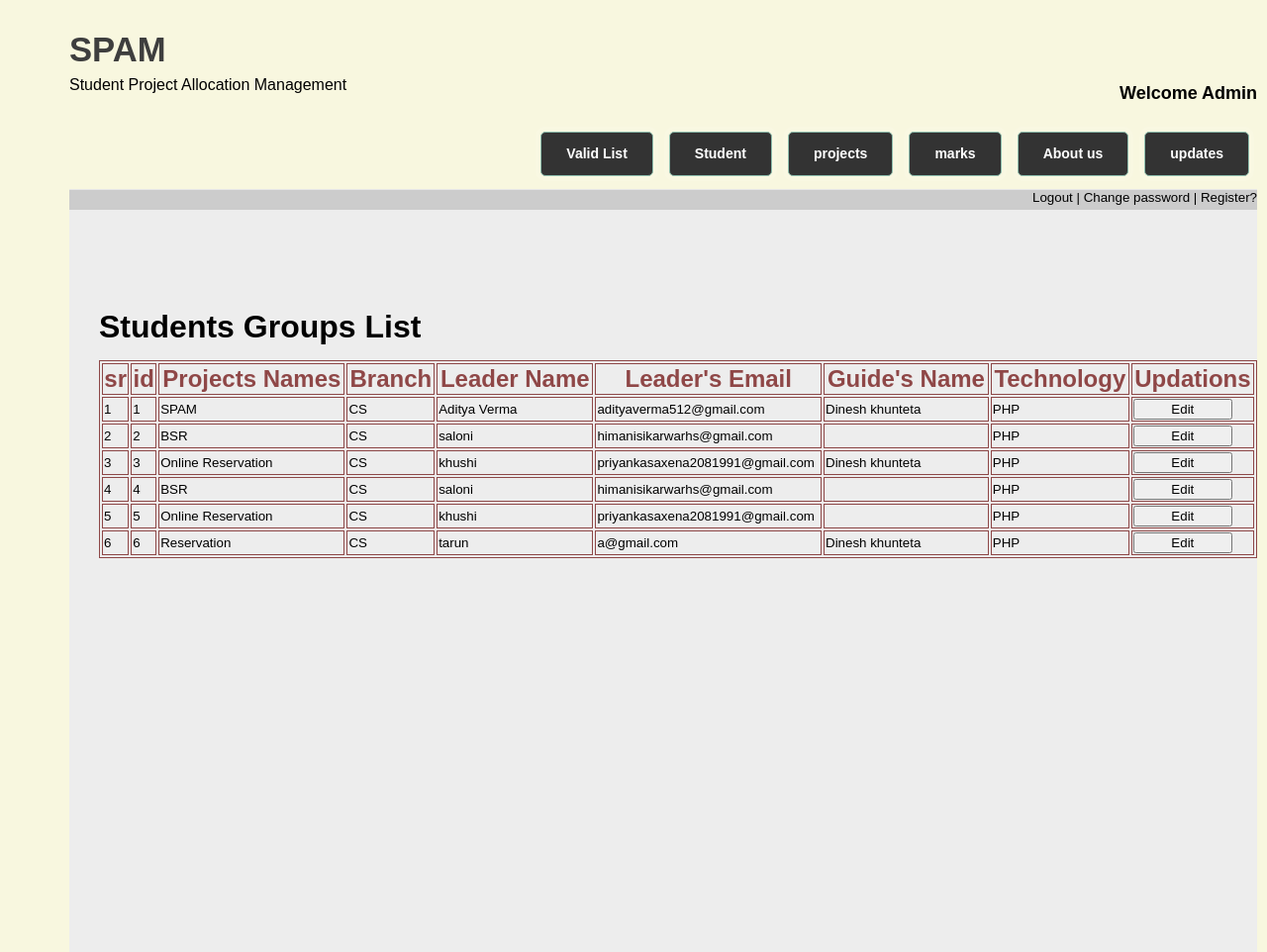
Page /admin/change.php on the committed database.
### tables this page shows
CREATE TABLE IF NOT EXISTS `stud_reg` (
  `id` int(11) NOT NULL AUTO_INCREMENT,
  `project_name` varchar(255) NOT NULL,
  `branch` varchar(255) NOT NULL,
  `leader name` varchar(255) NOT NULL,
  `category` varchar(255) NOT NULL,
  `l_cid` varchar(10) NOT NULL,
  `l_contact` varchar(255) NOT NULL,
  `l_email` varchar(255) NOT NULL,
  `l_marks` int(11) NOT NULL,
  `l_smarks` int(11) NOT NULL,
  `l_pmarks` int(11) NOT NULL,
  `mem2_name` varchar(255) NOT NULL,
  `mem2_c_id` varchar(10) NOT NULL,
  `mem2_contact` varchar(255) NOT NULL,
  `mem2_email` varchar(255) NOT NULL,
  `mem2_marks` int(11) NOT NULL,
  `mem2_smarks` int(11) NOT NULL,
  `mem2_pmarks` int(11) NOT NULL,
  `mem3_name` varchar(255) NOT NULL,
  `mem3_c_id` varchar(10) NOT NULL,
  `mem3_contact` varchar(255) NOT NULL,
  `mem3_email` varchar(255) NOT NULL,
  `mem3_marks` int(11) NOT NULL,
  `mem3_smarks` int(11) NOT NULL,
  `mem3_pmarks` int(11) NOT NULL,
  `mem4_name` varchar(255) NOT NULL,
  `mem4_c_id` varchar(10) NOT NULL,
  `mem4_contact` varchar(255) NOT NULL,
  `mem4_email` varchar(255) NOT NULL,
  `mem4_marks` int(11) NOT NULL,
  `mem4_smarks` int(11) NOT NULL,
  `mem4_pmarks` int(11) NOT NULL,
  `mem5_name` varchar(255) NOT NULL,
  `mem5_c_id` varchar(10) NOT NULL,
  `mem5_contact` varchar(255) NOT NULL,
  `mem5_email` varchar(255) NOT NULL,
  `mem5_marks` int(11) NOT NULL,
  `mem5_smarks` int(11) NOT NULL,
  `mem5_pmarks` int(11) NOT NULL,
  `team_mem` int(11) NOT NULL,
  `ssid` varchar(255) NOT NULL,
  `guide` varchar(255) NOT NULL,
  `technology` varchar(255) NOT NULL,
  `synopsis` varchar(50) NOT NULL,
  `1week` varchar(20) NOT NULL,
  `2week` varchar(20) NOT NULL,
  `3week` varchar(20) NOT NULL,
  `4week` varchar(20) NOT NULL,
  `5week` varchar(20) NOT NULL,
  `report` varchar(50) NOT NULL,
  `database` varchar(50) NOT NULL,
  `project` varchar(50) NOT NULL,
  PRIMARY KEY (`id`)
);

### admin/change.php (the view, shortened to what this page needs)
<?php
include 'include/connect.php';
?><head>
<link rel="stylesheet" type="text/css" href="css/style.css" media="all"/>
</head>
<body>
<?php
	include("include/header.php");?>
    	<div id="headr" align="right">
    		<?php
			echo "<a href='logout.php' style='color:black; text-decoration:none;'>Logout </a> $nbsp" ;
			echo " $nbsp | $nbsp";
			    				echo " $nbsp<a href='change_password.php' style='color:black; text-decoration:none;'>Change password</a>";
								echo " $nbsp|$nbsp";
			    				echo " $nbsp<a href='signup.php' style='color:black; text-decoration:none;'>Register?</a>";
							?>
       </div>
       <?php
       $sql="SELECT * FROM stud_reg ";
	$result = mysql_query($sql);
?>
<div id="wrappers">
<span><big> <h1><font color="#000">Students Groups List</font></h1></big> </span>
<br />
<table border="1" bordercolor="#8D4747" style=" width:100%;">
    <tr>
    <th><font size="+2" color="#8F4747">sr</font></th>
    <th><font size="+2" color="#8F4747">id</font></th>
    <th><font size="+2" color="#8F4747">Projects Names</font></th>
     <th><font size="+2" color="#8F4747">Branch</font></th>
    <th><font size="+2" color="#8F4747">Leader Name</font></th>
     <th><font size="+2" color="#8F4747">Leader's Email</font></th>
      <th><font size="+2" color="#8F4747">Guide's Name</font></th>
    	<th><font size="+2" color="#8F4747">Technology</font></th>
        <th colspan="2"><font size="+2" color="#8F4747">Updations</font></th>
<?php
	@$sr=1;
	while(@$row = mysql_fetch_array($result))
	  {
	  echo "<tr>";
	  echo "<td>" . $sr . "</td>";
	  echo "<td>" . $row[0] . "</td>";
	  echo "<td>" . $row[1] . "</td>";
	  echo "<td>" . $row[2] . "</td>";
	  echo "<td>" . $row[3] . "</td>";
	  echo "<td>" . $row[7] . "</td>";
	  echo "<td>" . $row[41] . "</td>";
	  echo "<td>" . $row[42] . "</td>";
	  @$sr++;
?>
           <td>
           		 <form method="get" action="changetech.php">
                    <input type="submit" name="edit" class="pass_delete" value="Edit" style="width:100px;"/>
            </form>
            </td>
            </tr>
  <?php
	  }
	  ?>
</table>
</div>
       </body>

### admin/include/connect.php (shortened to what this page needs)
<!DOCTYPE html PUBLIC "-//W3C//DTD XHTML 1.0 Transitional//EN" "http://www.w3.org/TR/xhtml1/DTD/xhtml1-transitional.dtd">
<html xmlns="http://www.w3.org/1999/xhtml">
<head>
</head>
<body>
</body>
</html>

### admin/include/header.php (shortened to what this page needs)
            <div id="header" class="container">
			<div id="logo">
      <h1 style="height:70px;padding_left:30px;"><a href="#">SPAM</a></h1>
      <p style="font-size:16px;">Student Project Allocation Management</p>
			</div>
        <div id="hc" style="font-size:18px;" align="right"><br /><br /><br /><br /><b>Welcome Admin</b>
        </div>
			<div id="cssmenu">
				<ul>
					<li class="active"><?php echo "<a href=''> Valid List </a>" ?></a>
                    </li>
                    <li class="active"><?php echo "<a href='#'> Student</a>" ?></a>
                    </li>
                    <li class="active"><?php echo "<a href='project.php'> projects</a>" ?></a></li>
                    <li class="active"><?php echo "<a href='marks.php'> marks</a>" ?></a></li>
                  <li class="active"><?php echo "<a href='aboutus.php'>About us</a>" ?></a>
                    					<li class="active"><?php echo "<a href='updates.php'>updates</a>" ?></a></li>
				</ul>
			</div>
		</div>
</body>
</html>

### admin/css/style.css (style rules this page uses)
html, body { height: 100%; width:100%; }
body { margin:0px; padding: 0px; font-family: 'Archivo Narrow', sans-serif; background-color:#F8F7DF; font-size: 10pt; color: #000000; }
h1, h2, h3 { margin: 0; padding: 0; }
p, ol, ul { margin-top: 0px; }
p { line-height: 200%; }
a { color: #0000FF; }
.container { float:left; width: 1200px; margin: 0px auto; }
#header { float:left; overflow: hidden; border-bottom: 1px solid #E7E7E7; margin-left:70px; background-color:#F8F7DF; }
#logo { float: left; width: 300; }
#logo h1 a { display: block; line-height: 100px; text-transform: uppercase; text-decoration: none; font-family: 'Archivo Narrow', sans-serif; font-size: 1.3em; color: #3E3E3E; }
#cssmenu { float: left; width: 1200px; padding-bottom:20px; border:none; border:0px; margin:0px; padding:15px 0; font-family:verdana,geneva,arial,helvetica,sans-serif; font-size:14px; font-weight:bold; color:8e8e8e; }
#cssmenu ul { height:43px; list-style:none; margin:0; padding:0; float:right; }
#cssmenu li { float:left; padding:0px 8px 0px 8px; }
#cssmenu li a { color:#FFF; display:block; font-weight:bold; line-height:43px; padding:0px 25px; text-align:center; text-decoration:none; }
#cssmenu .active > a { background:#333; border-radius: 5px; box-shadow: 0px 0px 0px 5px rgba(255,255,255,0.1); border: 1px solid #8EBEAE; color:white; }
#wrappers { width:1170px; height:650px; margin-left:70px; padding-left:30px; background-color:#EDEDED; padding-top:100px; float:left; }
#headr { width:1200px; height:20px; float:left; margin-left:70px; background-color:#CCC; }

### rows in the picture
stud_reg: id "1", project_name "SPAM", branch "CS", leader name "Aditya Verma", l_email "adityaverma512@gmail.com", guide "Dinesh khunteta", technology "PHP"
stud_reg: id "2", project_name "BSR", branch "CS", leader name "saloni", l_email "himanisikarwarhs@gmail.com", technology "PHP"
stud_reg: id "3", project_name "Online Reservation", branch "CS", leader name "khushi", l_email "priyankasaxena2081991@gmail.com", guide "Dinesh khunteta", technology "PHP"
stud_reg: id "4", project_name "BSR", branch "CS", leader name "saloni", l_email "himanisikarwarhs@gmail.com", technology "PHP"
stud_reg: id "5", project_name "Online Reservation", branch "CS", leader name "khushi", l_email "priyankasaxena2081991@gmail.com", technology "PHP"
stud_reg: id "6", project_name "Reservation", branch "CS", leader name "tarun", l_email "a@gmail.com", guide "Dinesh khunteta", technology "PHP"
